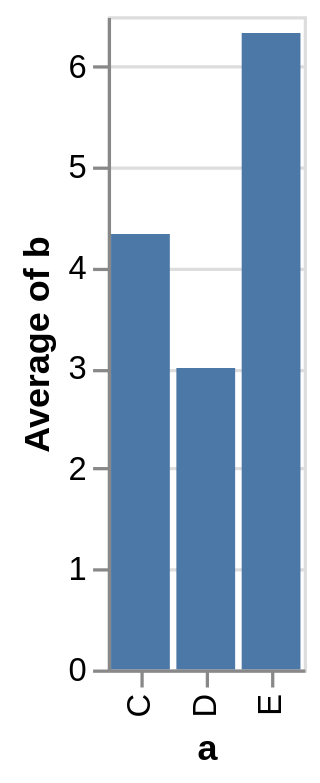

Specify this chart in Vega-Lite:
### Vega specification from a JSON file in a GitHub repository (floating-point values rounded to 4 significant figures)
{"$schema": "https://vega.github.io/schema/vega/v5.json", "autosize": "pad", "padding": 5, "height": 200, "style": "cell", "data": [{"name": "source_0", "values": [{"a": "C", "b": 2}, {"a": "C", "b": 7}, {"a": "C", "b": 4}, {"a": "D", "b": 1}, {"a": "D", "b": 2}, {"a": "D", "b": 6}, {"a": "E", "b": 8}, {"a": "E", "b": 4}, {"a": "E", "b": 7}]}, {"name": "data_0", "source": "source_0", "transform": [{"type": "formula", "expr": "toNumber(datum[\"b\"])", "as": "b"}, {"type": "aggregate", "groupby": ["a"], "ops": ["average"], "fields": ["b"], "as": ["average_b"]}]}], "signals": [{"name": "x_step", "value": 20}, {"name": "width", "update": "bandspace(domain('x').length, 0.1, 0.05) * x_step"}], "marks": [{"name": "marks", "type": "rect", "style": ["bar"], "from": {"data": "data_0"}, "encode": {"update": {"fill": {"value": "#4c78a8"}, "tooltip": {"signal": "{\"a\": ''+datum[\"a\"], \"Average of b\": format(datum[\"average_b\"], \"\")}"}, "x": {"scale": "x", "field": "a"}, "width": {"scale": "x", "band": true}, "y": {"scale": "y", "field": "average_b"}, "y2": {"scale": "y", "value": 0}}}}], "scales": [{"name": "x", "type": "band", "domain": {"data": "data_0", "field": "a", "sort": true}, "range": {"step": {"signal": "x_step"}}, "paddingInner": 0.1, "paddingOuter": 0.05}, {"name": "y", "type": "linear", "domain": {"data": "data_0", "field": "average_b"}, "range": [{"signal": "height"}, 0], "nice": true, "zero": true}], "axes": [{"scale": "x", "orient": "bottom", "grid": false, "title": "a", "labelAlign": "right", "labelAngle": 270, "labelBaseline": "middle", "zindex": 1}, {"scale": "y", "orient": "left", "grid": false, "title": "Average of b", "labelOverlap": true, "tickCount": {"signal": "ceil(height/40)"}, "zindex": 1}, {"scale": "y", "orient": "left", "gridScale": "x", "grid": true, "tickCount": {"signal": "ceil(height/40)"}, "domain": false, "labels": false, "maxExtent": 0, "minExtent": 0, "ticks": false, "zindex": 0}]}
